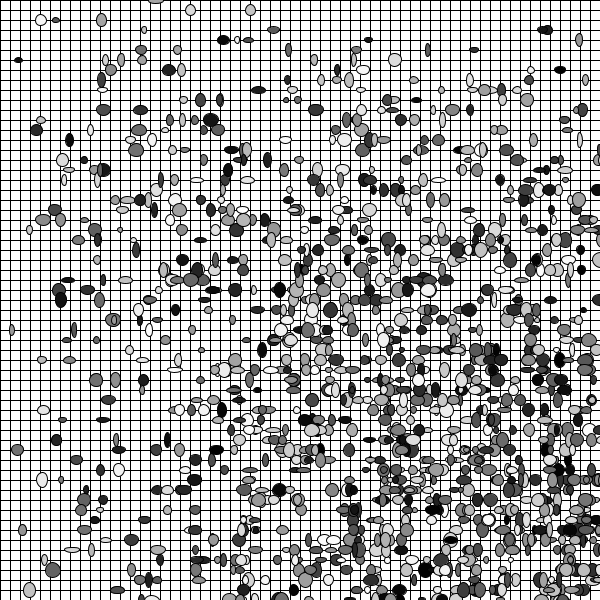
Frame 1 (no input)
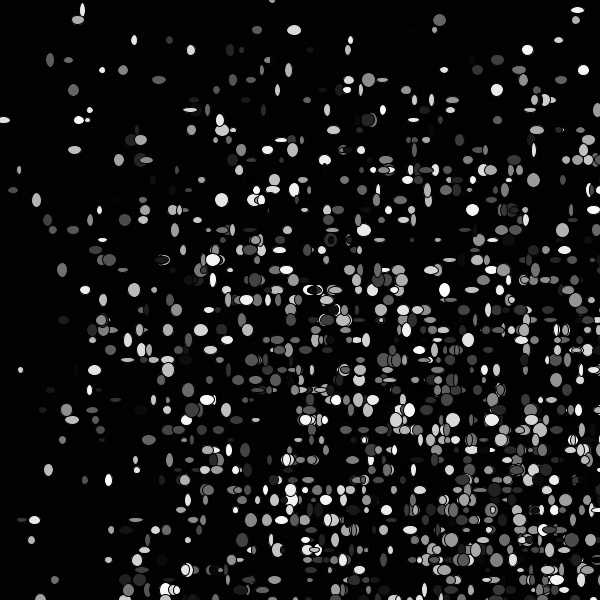
Frame 60 (the mouse pressed at the canvas centre just before this capture)
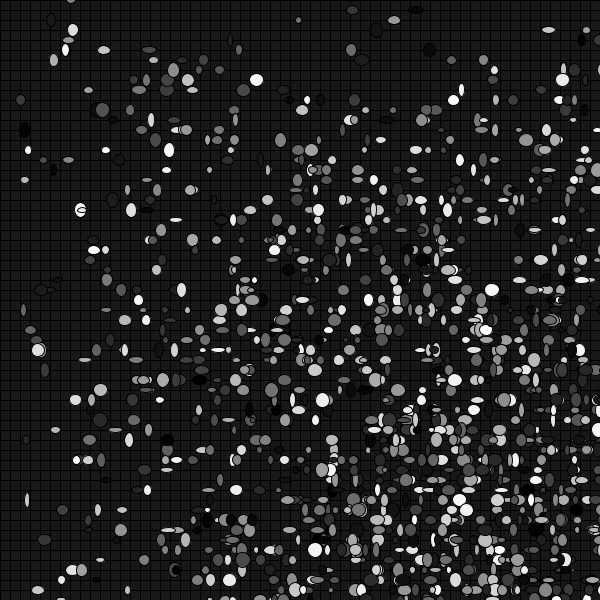
Frame 120 (the mouse held since frame 60 and released just before this capture)

The Processing sketch that drew these frames (run headless with seeded random() and noise(); from frame 60 on, the mouse is pressed at the canvas centre):

// Processing sketch: processing_165297
// ── processing_165297.pde

void setup() {
 size(600,600); 
 background(255);
}
 
void Pattern_1() {
 for(int i = 0; i < height; i += 10) {
  for(int k = 0; k < width; k += 10) {
   rect(i,k,i+10,k+10); 
  }
 } 
}
 
void Pattern_2() {
 for(int i = 0; i < height; i += 10) {
  for(int k = 0; k < width; k += 10) {
   fill(random(0,255));
   ellipse(random(i, i + 600), i + k, random(5, 15), random(5, 15)); 
  }
 } 
}
 
void draw() {
  Pattern_1();
  Pattern_2();
}
